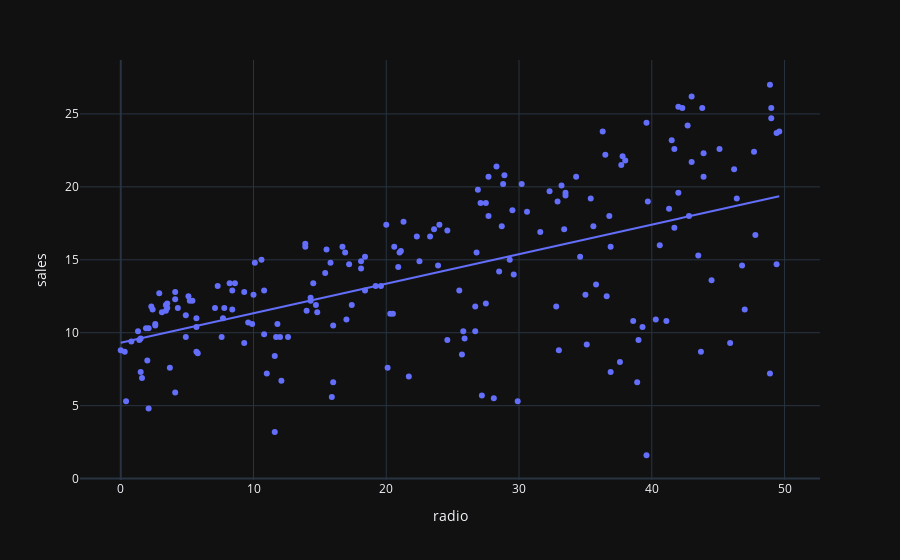

Notebook cell for this chart:
### Code cell
figs[0].show()

### Figure 1 — Plotly figure (JSON) as saved in the notebook; plotly's stock layout.template omitted (floating-point values rounded to 4 significant figures; data arrays with more than 128 entries replaced by an {"elided": "..."} marker saying what was removed)
{"data": [{"hovertemplate": "radio=%{x}<br>sales=%{y}<extra></extra>", "legendgroup": "", "marker": {"color": "#636efa", "symbol": "circle"}, "mode": "markers", "name": "", "orientation": "v", "showlegend": false, "type": "scatter", "x": {"elided": "200 float values"}, "xaxis": "x", "y": {"elided": "200 float values"}, "yaxis": "y"}, {"hovertemplate": "<b>OLS trendline</b><br>sales = 0.202496 * radio + 9.31164<br>R<sup>2</sup>=0.332032<br><br>radio=%{x}<br>sales=%{y} <b>(trend)</b><extra></extra>", "legendgroup": "", "marker": {"color": "#636efa", "symbol": "circle"}, "mode": "lines", "name": "", "showlegend": false, "type": "scatter", "x": {"elided": "200 float values"}, "xaxis": "x", "y": {"elided": "200 float values"}, "yaxis": "y"}], "layout": {"legend": {"tracegroupgap": 0}, "margin": {"t": 60}, "xaxis": {"anchor": "y", "domain": [0, 1], "title": {"text": "radio"}}, "yaxis": {"anchor": "x", "domain": [0, 1], "title": {"text": "sales"}}}}
